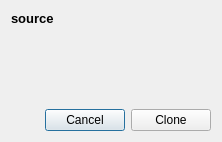
<?xml version="1.0" encoding="UTF-8"?>
<ui version="4.0">
 <class>WindowDiff</class>
 <widget class="QDialog" name="WindowDiff">
  <property name="geometry">
   <rect>
    <x>0</x>
    <y>0</y>
    <width>222</width>
    <height>142</height>
   </rect>
  </property>
  <property name="windowTitle">
   <string>Dialog</string>
  </property>
  <layout class="QVBoxLayout" name="verticalLayout">
   <item>
    <widget class="QLabel" name="LabelSource">
     <property name="font">
      <font>
       <pointsize>10</pointsize>
       <weight>75</weight>
       <bold>true</bold>
      </font>
     </property>
     <property name="text">
      <string>source</string>
     </property>
    </widget>
   </item>
   <item>
    <widget class="QScrollArea" name="ScrollArea">
     <property name="frameShape">
      <enum>QFrame::NoFrame</enum>
     </property>
     <property name="widgetResizable">
      <bool>true</bool>
     </property>
     <widget class="QWidget" name="CentralWidget">
      <property name="geometry">
       <rect>
        <x>0</x>
        <y>0</y>
        <width>204</width>
        <height>71</height>
       </rect>
      </property>
     </widget>
    </widget>
   </item>
   <item>
    <layout class="QHBoxLayout" name="HLayoutButtons">
     <item>
      <spacer name="HSpacerButtons">
       <property name="orientation">
        <enum>Qt::Horizontal</enum>
       </property>
       <property name="sizeHint" stdset="0">
        <size>
         <width>40</width>
         <height>20</height>
        </size>
       </property>
      </spacer>
     </item>
     <item>
      <widget class="QPushButton" name="ButtonCancel">
       <property name="text">
        <string>Cancel</string>
       </property>
      </widget>
     </item>
     <item>
      <widget class="QPushButton" name="ButtonClone">
       <property name="text">
        <string>Clone</string>
       </property>
      </widget>
     </item>
    </layout>
   </item>
  </layout>
 </widget>
 <resources/>
 <connections/>
</ui>
